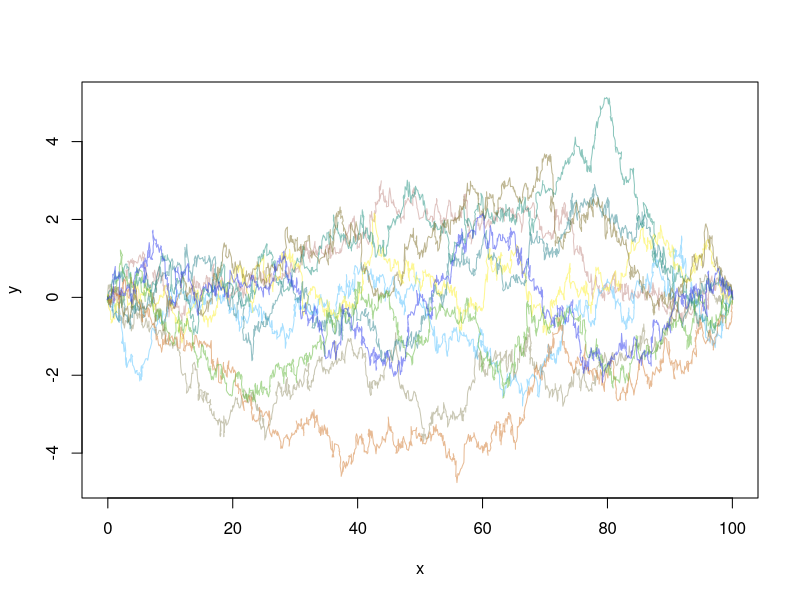

Recreate this plot in R.
TDRWD <- function(num.steps = 0, x.init = 1, y.init = 1, delta = 0.0065,
                                sigma = 0.005) {
  r.init = sqrt(x.init^2 + y.init^2)
  r = numeric(ceiling(2*r.init/delta))
  r[1] = r.init
  ind = 1
  while (r[ind] > 0) {
    ind = ind + 1
    if (ind > length(r)) {
      r = rbind(r, numeric(ceiling(r.init/delta)))
    }
    r[ind] = r[ind-1] - delta + rnorm(1, sd = sigma)
  }
  r = r[1:(ind+1)]
  theta0 = atan(y.init/x.init) + ifelse(x.init < 0, pi, 0)
  theta = rnorm(ind, sd = sigma)/r[seq(1, ind, 1)]
  theta = c(theta0, theta0 + cumsum(theta))
  
  x = r*cos(theta)
  y = r*sin(theta)
  
  return(cbind(x, y))
}

multiWalk <- function(func, num.steps = 100, num.walks = 1) {
  colors = rgb(runif(num.walks), runif(num.walks), runif(num.walks),
    alpha = 1/log10(10*num.walks))
  walks = lapply(1:num.walks, function(x) func(num.steps))
  min.x = min(sapply(walks, function(x) min(x[, 1])))
  max.x = max(sapply(walks, function(x) max(x[, 1])))
  min.y = min(sapply(walks, function(x) min(x[, 2])))
  max.y = max(sapply(walks, function(x) max(x[, 2])))
  plot(c(), c(), xlim = c(min.x, max.x), ylim = c(min.y, max.y), xlab = "x",
    ylab = "y")
  for (i in 1:num.walks) {
    par(new = TRUE)
    plot(walks[[i]], type = "l", axes = FALSE, col = colors[i], xlab = "",
      ylab = "", xlim = c(min.x, max.x), ylim = c(min.y, max.y))
  }
  rm(walks)
}

func <- function(x) TDRWD(x, 100, 0, 0.065, 0.1)
multiWalk(func, 0, 10)
